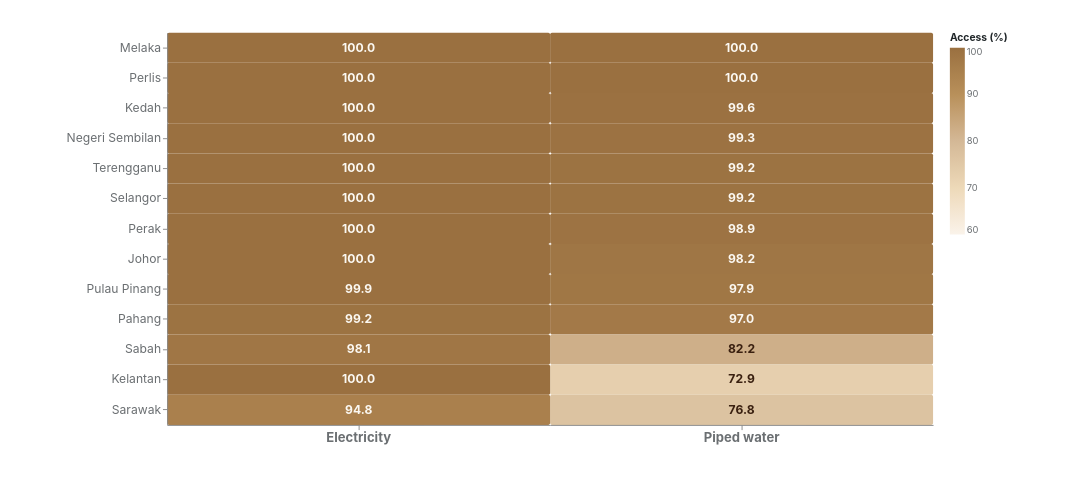

Vega-Lite specification for this chart:
### Vega-Lite specification from a JSON file in a GitHub repository (floating-point values rounded to 4 significant figures)
{"$schema": "https://vega.github.io/schema/vega-lite/v5.json", "width": 820, "height": 420, "autosize": {"type": "pad", "contains": "padding"}, "data": {"values": [{"state": "Melaka", "service": "Piped water", "value": 100.0}, {"state": "Perlis", "service": "Piped water", "value": 100.0}, {"state": "Kedah", "service": "Piped water", "value": 99.6}, {"state": "Negeri Sembilan", "service": "Piped water", "value": 99.3}, {"state": "Terengganu", "service": "Piped water", "value": 99.2}, {"state": "Selangor", "service": "Piped water", "value": 99.2}, {"state": "Perak", "service": "Piped water", "value": 98.9}, {"state": "Johor", "service": "Piped water", "value": 98.2}, {"state": "Pulau Pinang", "service": "Piped water", "value": 97.9}, {"state": "Pahang", "service": "Piped water", "value": 97.0}, {"state": "Sabah", "service": "Piped water", "value": 82.2}, {"state": "Kelantan", "service": "Piped water", "value": 72.9}, {"state": "Sarawak", "service": "Piped water", "value": 76.8}, {"state": "Melaka", "service": "Electricity", "value": 100.0}, {"state": "Perlis", "service": "Electricity", "value": 100.0}, {"state": "Kedah", "service": "Electricity", "value": 100.0}, {"state": "Negeri Sembilan", "service": "Electricity", "value": 100.0}, {"state": "Terengganu", "service": "Electricity", "value": 100.0}, {"state": "Selangor", "service": "Electricity", "value": 100.0}, {"state": "Perak", "service": "Electricity", "value": 100.0}, {"state": "Johor", "service": "Electricity", "value": 100.0}, {"state": "Pulau Pinang", "service": "Electricity", "value": 99.9}, {"state": "Pahang", "service": "Electricity", "value": 99.2}, {"state": "Sabah", "service": "Electricity", "value": 98.1}, {"state": "Kelantan", "service": "Electricity", "value": 100.0}, {"state": "Sarawak", "service": "Electricity", "value": 94.8}]}, "layer": [{"mark": {"type": "rect", "cornerRadius": 2}, "encoding": {"y": {"field": "state", "type": "nominal", "sort": ["Melaka", "Perlis", "Kedah", "Negeri Sembilan", "Terengganu", "Selangor", "Perak", "Johor", "Pulau Pinang", "Pahang", "Sabah", "Kelantan", "Sarawak"], "title": null, "axis": {"labelFontSize": 13, "labelLimit": 180}}, "x": {"field": "service", "type": "nominal", "title": null, "axis": {"labelAngle": 0, "labelFontWeight": 700, "labelFontSize": 14}}, "color": {"field": "value", "type": "quantitative", "title": "Access (%)", "scale": {"domain": [60, 100], "range": ["#FAF3EA", "#EDD9B8", "#D4B896", "#B8905A", "#9A7040"]}, "legend": {"gradientLength": 200, "title": "Access (%)", "orient": "right"}}, "tooltip": [{"field": "state", "type": "nominal"}, {"field": "service", "type": "nominal", "title": "Service"}, {"field": "value", "type": "quantitative", "format": ".1f", "title": "Access (%)"}]}}, {"mark": {"type": "text", "fontSize": 13, "fontWeight": 700, "baseline": "middle"}, "encoding": {"y": {"field": "state", "type": "nominal", "sort": ["Melaka", "Perlis", "Kedah", "Negeri Sembilan", "Terengganu", "Selangor", "Perak", "Johor", "Pulau Pinang", "Pahang", "Sabah", "Kelantan", "Sarawak"]}, "x": {"field": "service", "type": "nominal"}, "text": {"field": "value", "type": "quantitative", "format": ".1f"}, "color": {"condition": {"test": "datum.value < 88", "value": "#3A2010"}, "value": "#FBF8F2"}}}], "config": {"view": {"stroke": null}, "background": null, "font": "Inter", "axis": {"labelFont": "Inter", "labelColor": "#6B6F72"}, "legend": {"labelFont": "Inter", "titleFont": "Inter", "labelColor": "#6B6F72", "titleColor": "#1F2528"}, "text": {"font": "Inter"}}, "padding": {"left": 70, "right": 90, "top": 35, "bottom": 55}}
